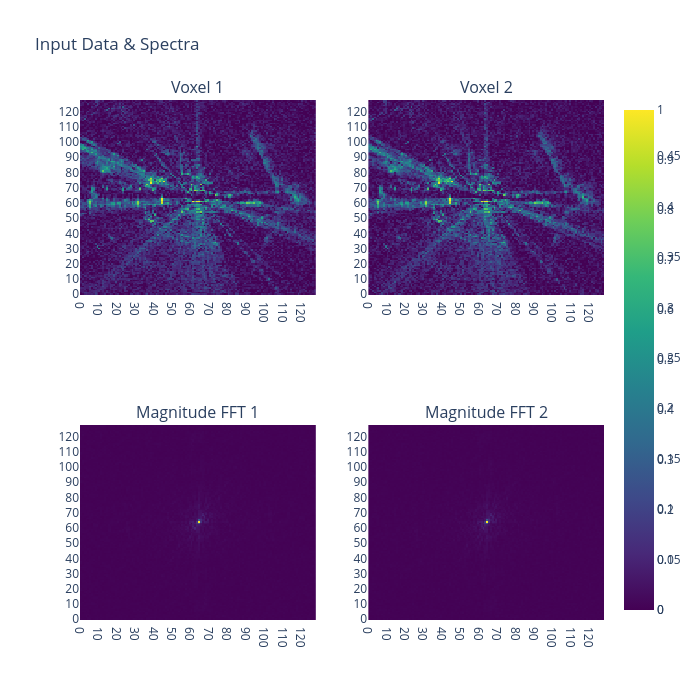

The notebook cell saved with this chart:
### Code cell
fig = make_subplots(rows=2, cols=2, 
    subplot_titles=('Voxel 1', 'Voxel 2', 'Magnitude FFT 1', 'Magnitude FFT 2'),
    specs=[[{'type': 'heatmap'}, {'type': 'heatmap'}],
           [{'type': 'heatmap'}, {'type': 'heatmap'}]])

fig.add_trace(go.Heatmap(z=input_voxel1, colorscale='Viridis', showscale=False), row=1, col=1)
fig.add_trace(go.Heatmap(z=input_voxel2, colorscale='Viridis'), row=1, col=2)
fig.add_trace(go.Heatmap(z=mag_fftw1, colorscale='Viridis', showscale=False), row=2, col=1)
fig.add_trace(go.Heatmap(z=mag_fftw2, colorscale='Viridis'), row=2, col=2)

fig.update_layout(height=700, width=700, title_text='Input Data & Spectra')
fig.update_xaxes(nticks=20)
fig.update_yaxes(nticks=20)
fig.show()

### Figure 1 — Plotly figure (JSON) as saved in the notebook; plotly's stock layout.template omitted (floating-point values rounded to 4 significant figures; data arrays with more than 128 entries replaced by an {"elided": "..."} marker saying what was removed)
{"data": [{"colorscale": [[0, "#440154"], [0.1111, "#482878"], [0.2222, "#3e4989"], [0.3333, "#31688e"], [0.4444, "#26828e"], [0.5556, "#1f9e89"], [0.6667, "#35b779"], [0.7778, "#6ece58"], [0.8889, "#b5de2b"], [1, "#fde725"]], "showscale": false, "type": "heatmap", "xaxis": "x", "yaxis": "y", "z": {"elided": "128x128 float values"}}, {"colorscale": [[0, "#440154"], [0.1111, "#482878"], [0.2222, "#3e4989"], [0.3333, "#31688e"], [0.4444, "#26828e"], [0.5556, "#1f9e89"], [0.6667, "#35b779"], [0.7778, "#6ece58"], [0.8889, "#b5de2b"], [1, "#fde725"]], "type": "heatmap", "xaxis": "x2", "yaxis": "y2", "z": {"elided": "128x128 float values"}}, {"colorscale": [[0, "#440154"], [0.1111, "#482878"], [0.2222, "#3e4989"], [0.3333, "#31688e"], [0.4444, "#26828e"], [0.5556, "#1f9e89"], [0.6667, "#35b779"], [0.7778, "#6ece58"], [0.8889, "#b5de2b"], [1, "#fde725"]], "showscale": false, "type": "heatmap", "xaxis": "x3", "yaxis": "y3", "z": {"elided": "128x128 float values"}}, {"colorscale": [[0, "#440154"], [0.1111, "#482878"], [0.2222, "#3e4989"], [0.3333, "#31688e"], [0.4444, "#26828e"], [0.5556, "#1f9e89"], [0.6667, "#35b779"], [0.7778, "#6ece58"], [0.8889, "#b5de2b"], [1, "#fde725"]], "type": "heatmap", "xaxis": "x4", "yaxis": "y4", "z": {"elided": "128x128 float values"}}], "layout": {"annotations": [{"font": {"size": 16}, "showarrow": false, "text": "Voxel 1", "x": 0.225, "xanchor": "center", "xref": "paper", "y": 1, "yanchor": "bottom", "yref": "paper"}, {"font": {"size": 16}, "showarrow": false, "text": "Voxel 2", "x": 0.775, "xanchor": "center", "xref": "paper", "y": 1, "yanchor": "bottom", "yref": "paper"}, {"font": {"size": 16}, "showarrow": false, "text": "Magnitude FFT 1", "x": 0.225, "xanchor": "center", "xref": "paper", "y": 0.375, "yanchor": "bottom", "yref": "paper"}, {"font": {"size": 16}, "showarrow": false, "text": "Magnitude FFT 2", "x": 0.775, "xanchor": "center", "xref": "paper", "y": 0.375, "yanchor": "bottom", "yref": "paper"}], "height": 700, "title": {"text": "Input Data & Spectra"}, "width": 700, "xaxis": {"anchor": "y", "domain": [0, 0.45], "nticks": 20}, "xaxis2": {"anchor": "y2", "domain": [0.55, 1], "nticks": 20}, "xaxis3": {"anchor": "y3", "domain": [0, 0.45], "nticks": 20}, "xaxis4": {"anchor": "y4", "domain": [0.55, 1], "nticks": 20}, "yaxis": {"anchor": "x", "domain": [0.625, 1], "nticks": 20}, "yaxis2": {"anchor": "x2", "domain": [0.625, 1], "nticks": 20}, "yaxis3": {"anchor": "x3", "domain": [0, 0.375], "nticks": 20}, "yaxis4": {"anchor": "x4", "domain": [0, 0.375], "nticks": 20}}}
